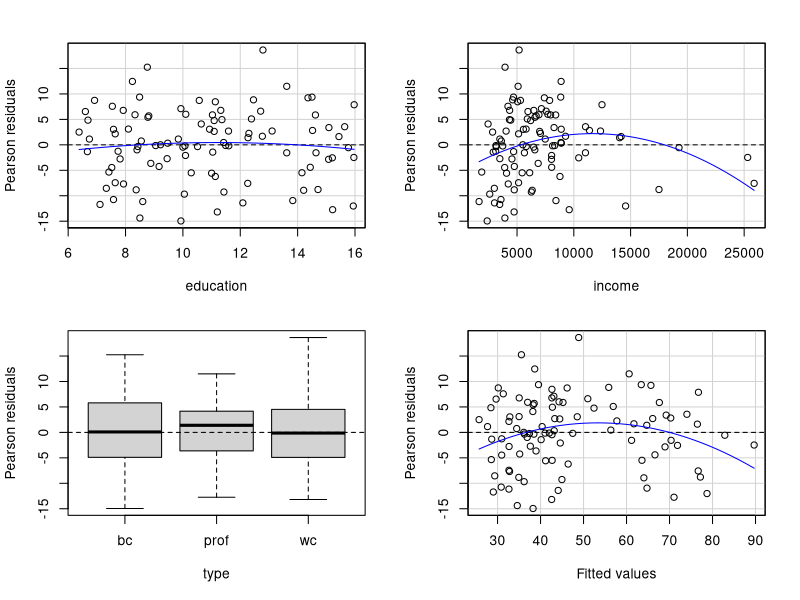
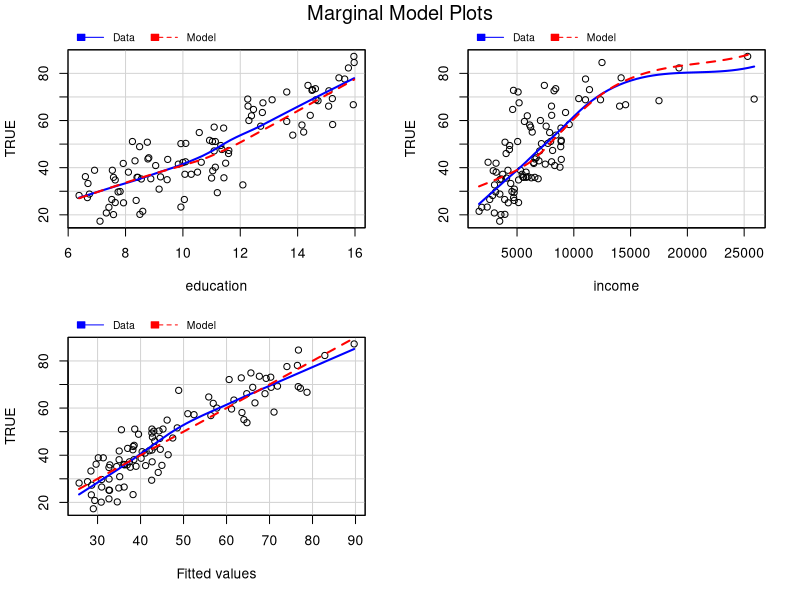
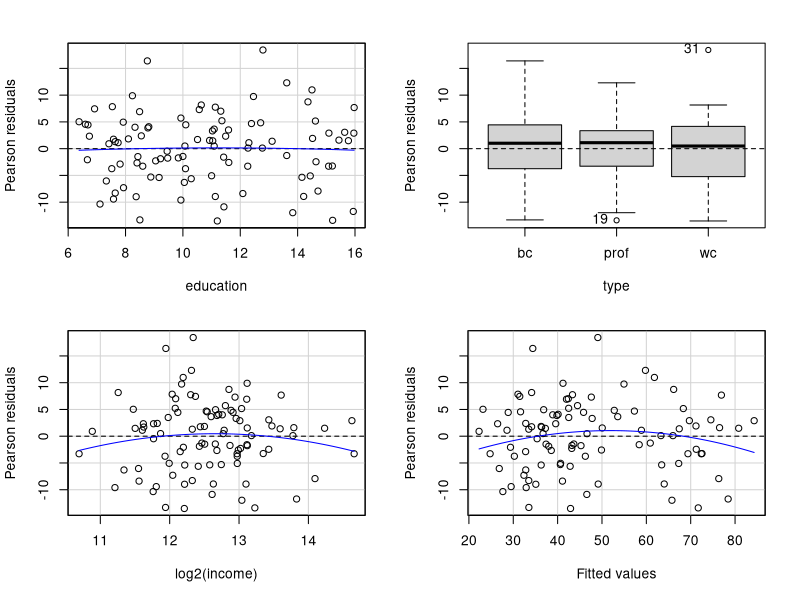
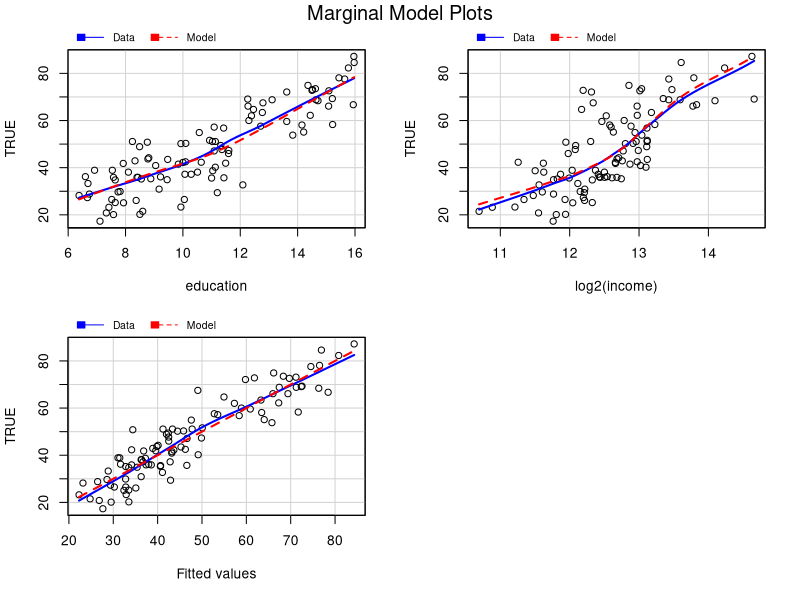
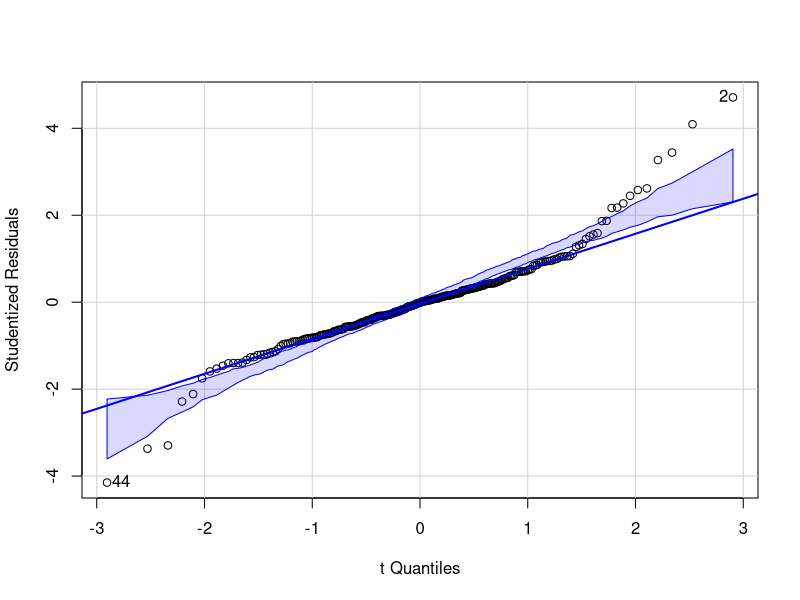
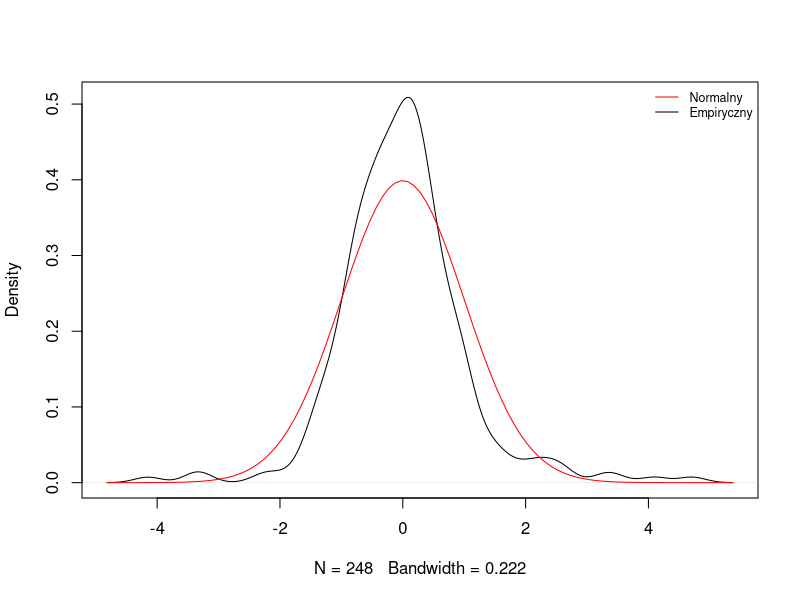
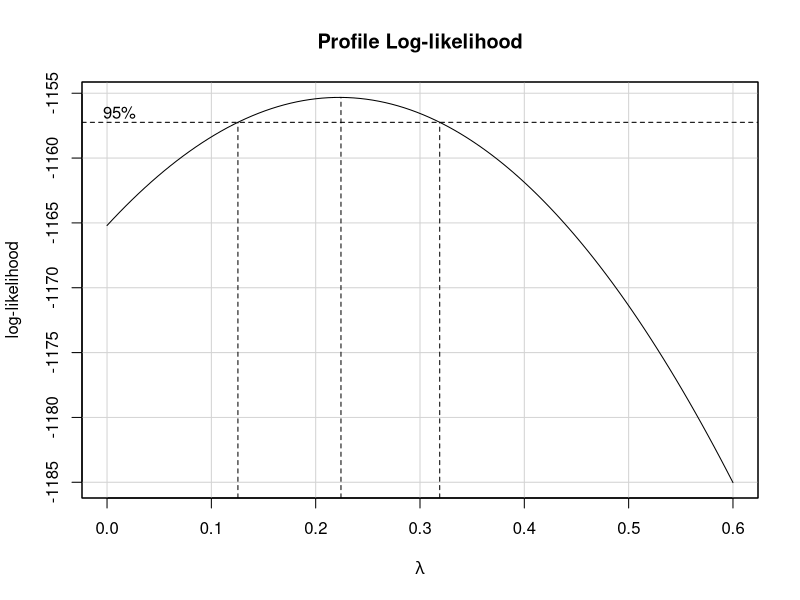

Write R code to recreate these figures, in order. (Note: this script raises an error after producing the figures.)
## ---- chunk 1
library(car)
library(lmtest)
library(magrittr)
library(dplyr)
## ---- chunk 2
# tworze model
model <- lm(prestige ~ education + income + type, data=Prestige)
summary(model)

# wykresy reszt
residualPlots(model)#,quadratic=FALSE,smoother="loess")

# proponuje sprawdzić sobie argumenty tej funkcji
?residualPlot

## ---- chunk 3
marginalModelPlots(model)
## ---- chunk 4
# jeśli przyjrzymy się residualPlots i wynikowi testu dopasowania Tukey'a to widać, że zależność wygląda na kwadratową w związku z czym logarytm z podstawą dwójki powinien załatwić sprawę.
model2 <- update(model,~. - income + log2(income),data=Prestige)

# sprawdzenie wizualno testowe
residualPlots(model2)
marginalModelPlots(model2)

# 2 sposoby na porównanie modeli. Nie używamy tutaj R^2 adj bo te modele nie są w sobie zagnieżdżone. Zasadniczo im mniejsze BIC albo AIC tym lepiej dopasowany model.
AIC(model,model2)
BIC(model,model2)

## ---- chunk 5
# Zaczniemy od stworzenia modelu. Ważna uwaga użyjemy tutaj logarytmu z aktywów, bo interesuje nas wzrost o rząd wielkości, a nie zmiana addytywna. Poza tym dodamy do interlocks 1, żeby uniknąć sytuacji, w której mamy 0. Głównie dlatego, że zaraz będziemy rozważać potęgową transformację interlocksów, w przypadku zer byłoby to utrudnione...
mod.norm <- lm(interlocks+1~log(assets)+nation+sector,data=Ornstein)
# porównanie rozkładu kwartyli
qqPlot(mod.norm,ylab="Studentized Residuals")
# porównanie gęstości z rozkładem normlanym
mod.norm %>%
  rstudent() %>%
  density() %>%
  plot(main="")
  curve(dnorm,add=TRUE,col="red")
  legend('topright', c("Normalny","Empiryczny") ,  lty=1, col=c('red', 'black'), bty='n', cex=.75)
## ---- chunk 6
# poglądowy wykres lambdy, czyli wartości o jaką trzeba przekształcić y, żeby otrzymać najbardziej normalny rozkład. Maksimum tej funkcji to lambda. 
mod.norm %>%
  boxCox(lambda=seq(0,0.6,by=0.1))
# argument lambda w powyższej funkcji jest opcjonalny i normalnie jest z przedziału -2 do 2. Jako, że umiemy czytać w wosku to wiemy, że maksimum będzie między 0, a 0.6.

# ta funkcja służy do policzenia lamby
lambda <- powerTransform(mod.norm)
# żeby jednak ją wyciągnąć z tej funkcji trzeba użyć funkcji coef, która zwraca po prostu współczynnik
coef(lambda)

# przekształcenie naszych danych
mod.norm2 <- Ornstein %>%
  mutate(y1=bcPower(interlocks+1,coef(lambda))) %$%
  lm(y1~log(assets)+nation+sector)

# sprawdzenie czy jest lepiej
mod.norm2 %>%
  qqPlot

mod.norm2 %>%
  rstudent() %>%
  density() %>%
  plot(main="")
  curve(dnorm,add=TRUE,col="red")
  legend('topright', c("Normalny","Empiryczny") ,  lty=1, col=c('red', 'black'), bty='n', cex=.75)

# porównanie modeli  
BIC(mod.norm,mod.norm2)  
AIC(mod.norm,mod.norm2)
## ---- chunk 7
# używając modelu Boxa-Tidwella można wyznaczyć lambdę o którą trzeba przekształcić predyktor, żeby wariancja była homogeniczna. Trzeba jednak pamiętać, że zmienną nominalną trzeba zapisać jako argument other.x
boxTidwell(prestige~income+education,other.x = ~type,data=Prestige)

# policzenie lamby
lambda <- Prestige %$%
  income %>%
  powerTransform()

# policzenie nowego modelu
model3 <- Prestige %>%
  mutate(income_2=bcPower(income,coef(lambda))) %$%
  lm(prestige ~ education + income_2 + type, data=Prestige)

# sprawdzenie jak to wygląda w przypadku porównania naszych modeli. Jest lepiej niż na samym początku, ale jednak sam logarytm był najlepszym rozwiązaniem.
AIC(model3,model2,model)
BIC(model3,model2,model)
## ---- chunk 8
# wczytanie danych
dane_aut <- read.csv("ICPSRKanzlerDaten.csv")

# skonstruowanie modelu
model_aut <- lm(Y1~X2+X3+X4, data=dane_aut)

# test Breusha-Godfreya. Ustawiamy order na 3, żeby sprawdzić czy występują korelacje do trzeciego rzędu. Zasadniczo rzadko się zdarza, żeby występowały wyższego rzędu, tzn. autokorelacja pierwszego rzędu oznacza, że jest związek z poprzednią resztą, drugiego, że przedostatnią itd.
bgtest(model_aut, order = 3)
## ---- chunk 9
# wykres autokorealcji
model_aut %>%
  residuals %>%
  acf %$%
  acf
# wykres częściowej autokroealcji
model_aut %>%
  residuals %>%
  pacf %$%
  acf
## ---- chunk 10
# pierwsze rzecz, którą robimy to zapisujemy reszty
residuals <- model_aut %>%
  residuals()

# zapisujemy reszty zlagowane
residuals_lag1 <- residuals %>%
  lag()

# liczę kombinację liniową reszt zlagowanych i niezlagowanych. Innymi słowy liczę regresję i biorę betę. Ważna uwaga jest taka, że liczymy regresję bez interceptu.
rho <- lm(residuals~0+residuals_lag1,dane_aut) %>%
  coef()

# liczę poprawkę dla każdej zmiennej
dane_aut$y_star <- with(dane_aut,y_star <- Y1-rho*lag(Y1))
dane_aut$x2_star <- with(dane_aut,x2_star <- X2-rho*lag(X2))
dane_aut$x3_star <- with(dane_aut,x3_star <- X3-rho*lag(X3))
dane_aut$x4_star <- with(dane_aut,x4_star <- X4-rho*lag(X4))

# liczę ulepszony model
model_aut_corrected <- lm(y_star~0+I(1-rep(rho,60))+x2_star+x3_star+x4_star,dane_aut)

# sprawdzenie czy to w ogóle coś dało
bgtest(model_aut_corrected,order=3)

# wykres autokorealcji
model_aut_corrected %>%
  residuals %>%
  acf %$%
  acf
# wykres częściowej autokroealcji
model_aut_corrected %>%
  residuals %>%
  pacf %$%
  acf

# sprawdzenie lepszości modelu
BIC(model_aut,model_aut_corrected)
AIC(model_aut,model_aut_corrected)

## ---- chunk 11
# nowy model
model_outlier <- lm(prestige ~ income + education, data=Duncan)

# pierwsza identyfikacja to po prostu sprawdzenie, które reszty są odchylone od rozkładu normalnego najbardziej. Czerwona linia to kwantyle rozkładu normalnego
qqPlot(model_outlier,id.n=3)

# Bonferroni Outlier Test. Zasadniczo testujemy tutaj na ile najdalej oddalony punkt, jest istotny. Patrzymy na poprawkę Bonferroniego bo testuejmy wiele razy.
outlierTest(model_outlier)

# inną metodą są po prostu wykresy, d-Cooka, hat-values, p-Bonferroniego oraz reszt
influenceIndexPlot(model_outlier, id.n=3)
# gdzie hat values to po prostu odlegość od centroidu

# wykres połączonych d-Cooka, hat-values i reszt
influencePlot(model_outlier,id.n=3)

## ---- chunk 12
#stowrzenie modelu
dane_kol <- read.csv("Singular.csv")
model_kol <- lm(y~.,data=dane_kol)
summary(model_kol)

# policzenie Condition Number. Zasadniczo nie ma tutaj innej metody niż regułą dużego palca, która mówi, że jeśli Condition Number jest większe niż 100 to mamy problem, jak jeszcze więcej to już dramat
X_matrix <- model.matrix(model_kol)
kappa(X_matrix)
## ---- chunk 13
#x1
1-summary(lm(X1~X2+X3+X4+X5+X6+X7,dane_kol))$r.squared
summary(lm(X1~X2+X3+X4+X5+X6+X7,dane_kol))
#x2 with x3, x5 and x6
1-summary(lm(X2~X1+X3+X4+X5+X6+X7,dane_kol))$r.squared
summary(lm(X2~X1+X3+X4+X5+X6+X7,dane_kol))
#x3 with x2, x5, and x6
1-summary(lm(X3~X1+X2+X4+X5+X6+X7,dane_kol))$r.squared
summary(lm(X3~X1+X2+X4+X5+X6+X7,dane_kol))
#x4
1-summary(lm(X4~X1+X2+X3+X5+X6+X7,dane_kol))$r.squared
summary(lm(X4~X1+X2+X3+X5+X6+X7,dane_kol))
#x5 with x2, x3, and x6
1-summary(lm(X5~X1+X2+X3+X4+X6+X7,dane_kol))$r.squared
summary(lm(X5~X1+X2+X3+X4+X6+X7,dane_kol))
#x6 with x2, x3, x5 and x7
1-summary(lm(X6~X1+X2+X3+X4+X5+X7,dane_kol))$r.squared
summary(lm(X6~X1+X2+X3+X4+X5+X7,dane_kol))
#x7 with x6
1-summary(lm(X7~X1+X2+X3+X4+X5+X6,dane_kol))$r.squared
summary(lm(X7~X1+X2+X3+X4+X5+X6,dane_kol))

# widać, że zmienne X2,X3, X5 i X6 są ze sobą nawzajem skorelowane, natomiast x7 i x6 ze sobą. 

# sprawdzenie czy zmienna X2, X3, X5 i X6 wnoszą coś do modelu
model_x1_x7 <- lm(y~X1+X7,dane_kol)
anova(model_kol,model_x1_x7)

#sprawdzenie czy zmienne X6 i X7 wnoszą coś do modelu
model_x1_x2_x4_x3_x5 <- lm(y~X1+X4+X2+X3+X5,dane_kol)
anova(model_kol,model_x1_x2_x4_x3_x5)
